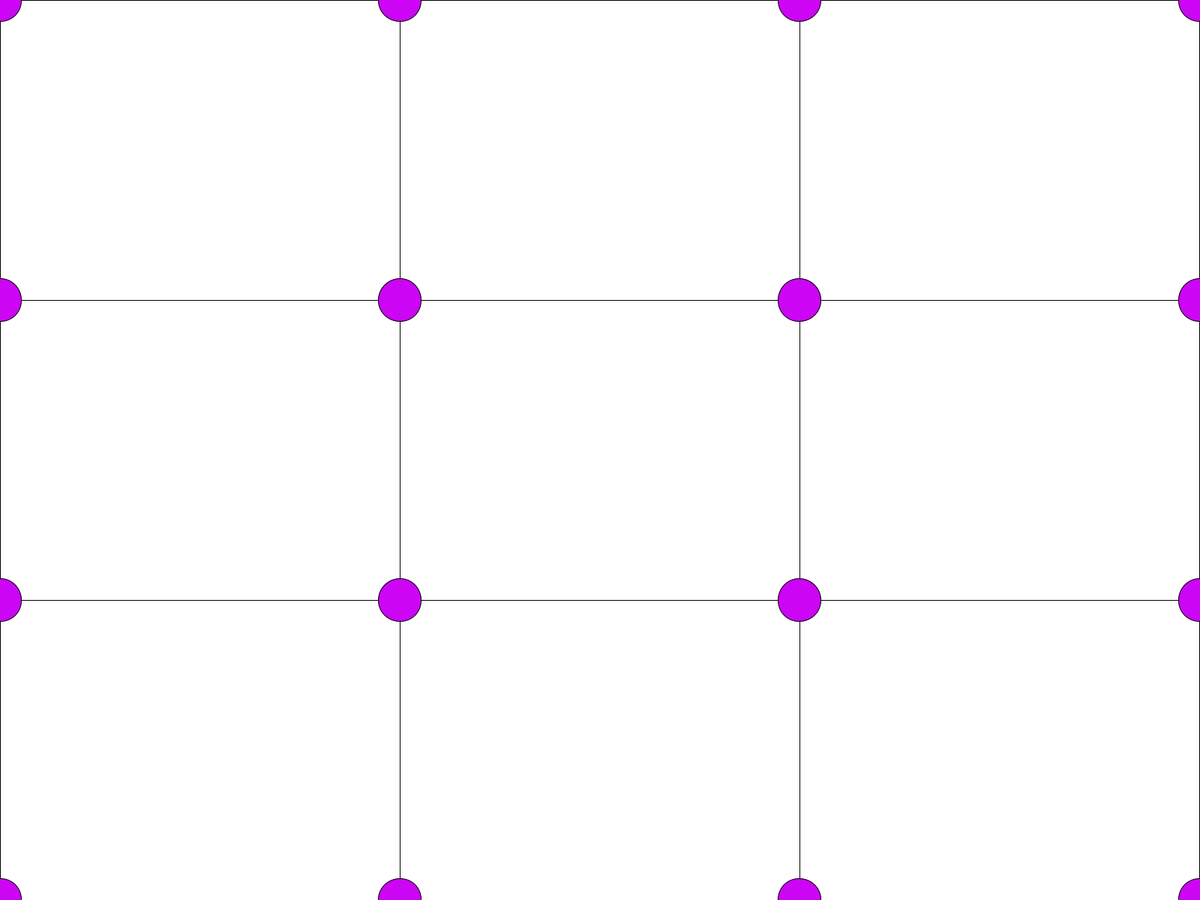
Frame 1 (no input)
Frame 60 (the mouse pressed at the canvas centre just before this capture): identical to frame 1, image omitted
Frame 120 (the mouse held since frame 60 and released just before this capture): identical to frame 1, image omitted

The Processing sketch that drew this single still picture (run headless with seeded random() and noise(); from frame 60 on, the mouse is pressed at the canvas centre):

// Processing sketch: Home_Screen
// ── Home_Screen.pde
//Global Variables
color circleRed =#CC05F5 , white=255, black=#CC05F5;
float ptDiameter, rectWidth, rectHeight;
float pt1X, pt1Y, pt2X, pt2Y, pt3X, pt3Y, pt4X, pt4Y;
float pt5X, pt5Y, pt6X, pt6Y, pt7X, pt7Y, pt8X, pt8Y;
float pt9X, pt9Y, pt10X, pt10Y, pt11X, pt11Y, pt12X, pt12Y;
float pt13X, pt13Y, pt14X, pt14Y, pt15X, pt15Y, pt16X, pt16Y;

void setup() {
  fullScreen();
  ptDiameter = width * 1 / 27.77777777;
  rectWidth = width*1/3;
  rectHeight = height*1/3;
  pt1X = pt5X = pt9X = pt13X = width*0/3;
  pt2X = pt6X = pt10X = pt14X = width*1/3;
  pt3X = pt7X = pt11X = pt15X = width*2/3;
  pt4X = pt8X = pt12X = pt16X = width*3/3;
  pt1Y = pt2Y = pt3Y = pt4Y = height*0/3;
  pt5Y = pt6Y = pt7Y = pt8Y = height*1/3;
  pt9Y = pt10Y = pt11Y = pt12Y = height*2/3;
  pt13Y = pt14Y = pt15Y = pt16Y= height*3/3;
}

void draw() {
  rect(pt1X, pt1Y, rectWidth, rectHeight);
  rect(pt2X, pt2Y, rectWidth, rectHeight);
  rect(pt3X, pt3Y, rectWidth, rectHeight);
  rect(pt5X, pt5Y, rectWidth, rectHeight);
  rect(pt6X, pt6Y, rectWidth, rectHeight);
  rect(pt7X, pt7Y, rectWidth, rectHeight);
  rect(pt9X, pt9Y, rectWidth, rectHeight);
  rect(pt10X, pt10Y, rectWidth, rectHeight);
  rect(pt11X, pt11Y, rectWidth, rectHeight);
  fill(black);
  //
  ellipse(pt1X, pt1Y, ptDiameter, ptDiameter);
  ellipse(pt2X, pt2Y, ptDiameter, ptDiameter);
  ellipse(pt3X, pt3Y, ptDiameter, ptDiameter);
  ellipse(pt5X, pt5Y, ptDiameter, ptDiameter);
  ellipse(pt6X, pt6Y, ptDiameter, ptDiameter);
  ellipse(pt7X, pt7Y, ptDiameter, ptDiameter);
  ellipse(pt9X, pt9Y, ptDiameter, ptDiameter);
  ellipse(pt10X, pt10Y, ptDiameter, ptDiameter);
  ellipse(pt11X, pt11Y, ptDiameter, ptDiameter);
  //
  fill(circleRed);
  ellipse(pt4X, pt4Y, ptDiameter, ptDiameter);
  ellipse(pt8X, pt8Y, ptDiameter, ptDiameter);
  ellipse(pt12X, pt12Y, ptDiameter, ptDiameter);
  ellipse(pt13X, pt13Y, ptDiameter, ptDiameter);
  ellipse(pt14X, pt14Y, ptDiameter, ptDiameter);
  ellipse(pt15X, pt15Y, ptDiameter, ptDiameter);
  ellipse(pt16X, pt16Y, ptDiameter, ptDiameter);
  fill(white);
}

void mousePressed() {
}
